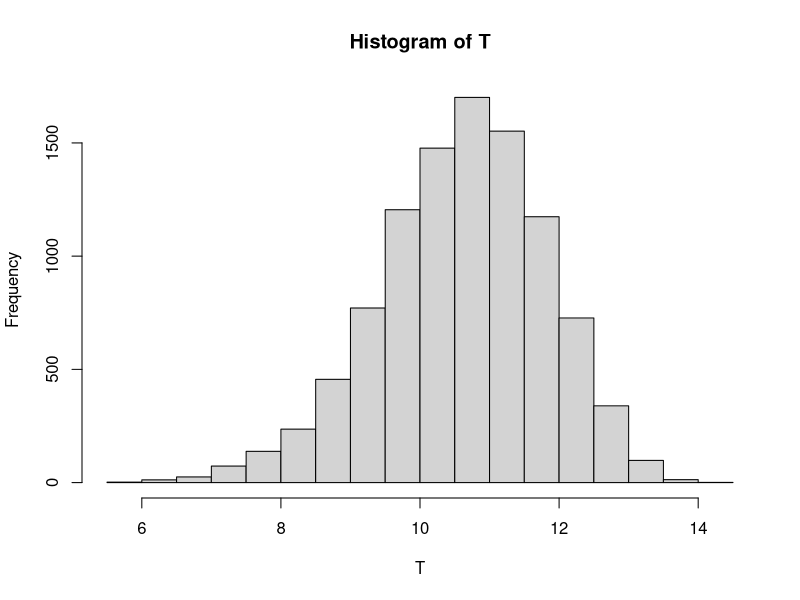
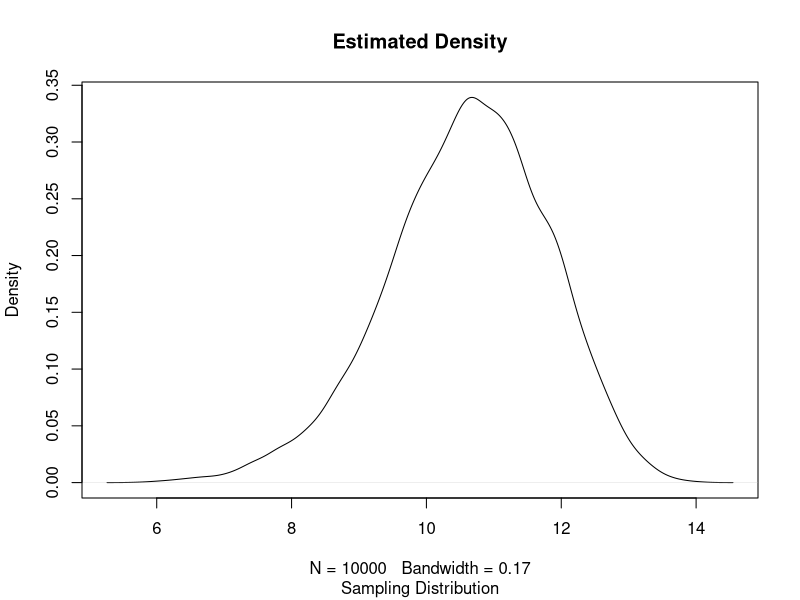
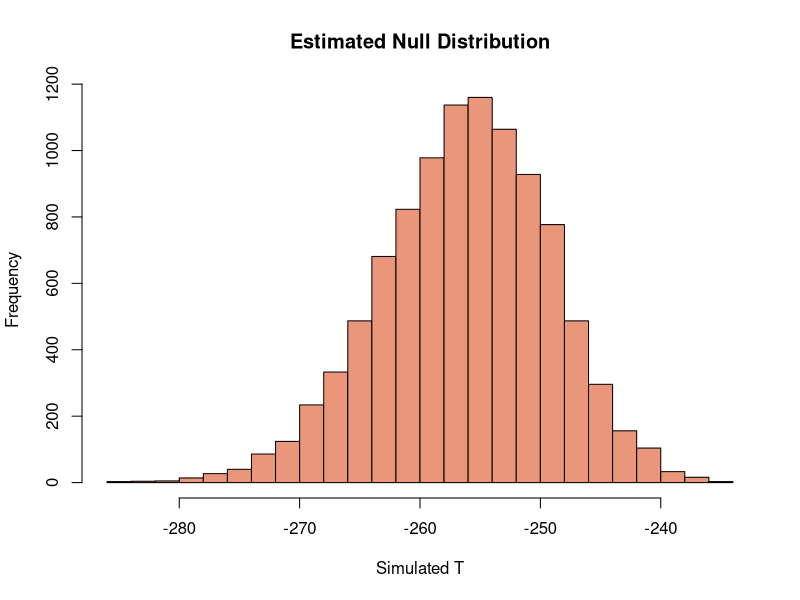
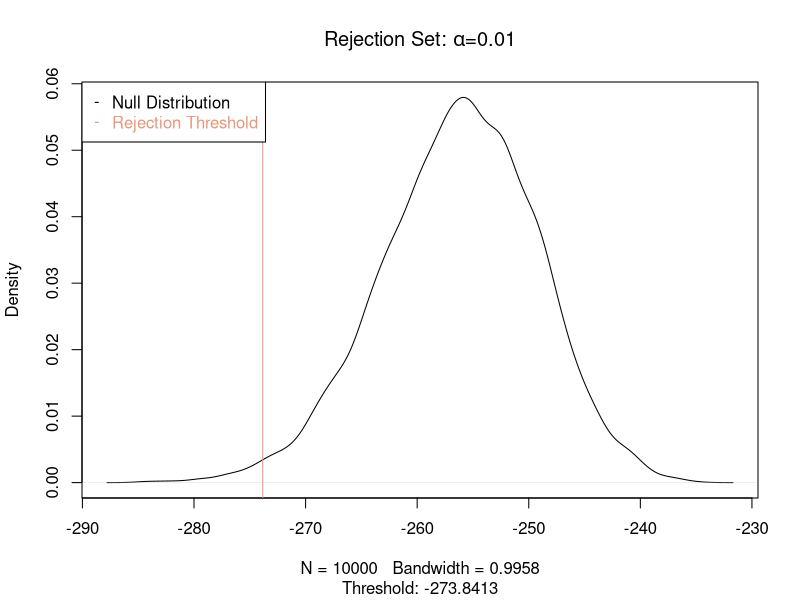

Here is the R script that generated these plots, in order:
## ---- chunk 1
rm(list=ls())
## ---- chunk 2
T <- replicate(10000, min(rgamma(100, shape=20, scale=1)))
hist(T)
plot(density(T), main="Estimated Density",
     sub = "Sampling Distribution")
## ---- chunk 3
cat("Estimated Mean:", mean(T),"\n")
cat("Estimated Standard Error:", sd(T))
## ---- chunk 4
ff <- function(t)
{
  res <- pgamma(t,shape=20, scale=1, lower.tail=FALSE)
  res <- 100 * res^99 
  res <- res * dgamma(t, shape=20, scale=1) * t
  return(res)
}

miu <- integrate(ff, lower=0, upper=Inf)
print(paste("The true mean is:", miu$value, 
            "with absolute error <", miu$abs.error))
cat("The approximation error is:", mean(T)-miu$value)
## ---- chunk 5
prop <- mean(as.numeric(T<10))
cat(100*prop, "% of simulated T values are smaller than 10.")
## ---- chunk 6
pp <- pgamma(10, shape=20, scale=1, lower.tail = FALSE)
pp <- 1 - pp^100
cat("Analytically, P(T<10) =", round(100*pp,digit=4), "%")
## ---- chunk 7
N = 10000

compute_T <- function(X)
{
  res <- 0
  for (i in 1:length(X))
  {
    res <- res + dpois(X[i],lambda=10,log=TRUE)
  }
  return(res)
}

set.seed(3128774)
null_dist <- replicate(N,compute_T(rpois(100,lambda=10)))
hist(null_dist, breaks=20, col="darksalmon",
     xlab = "Simulated T",
     main = "Estimated Null Distribution")
## ---- chunk 8
cut <- quantile(null_dist, probs=0.01)
cat("Rejection Threshold:", cut)

plot(density(null_dist), 
     main = expression(paste("Rejection Set: ", alpha,"=0.01")), 
     sub = paste("Threshold:", round(cut,digits=4)))
abline(v=cut, col="darksalmon")
legend("topleft",
       legend = c("Null Distribution", "Rejection Threshold"),
       col = c("black", "darksalmon"),
       text.col = c("black", "darksalmon"),
       pch = c("-", "-"))
## ---- chunk 9
set.seed(407)
cat("Null hypothesis should be rejected: ",
    compute_T(rgeom(100,prob=1/11))<cut)
## ---- chunk 10
k_rej <- sum(replicate(100,compute_T(rgeom(100,prob=1/11))<cut))
cat("How many times (out of 100) is the null hypothesis rejected:", k_rej)
